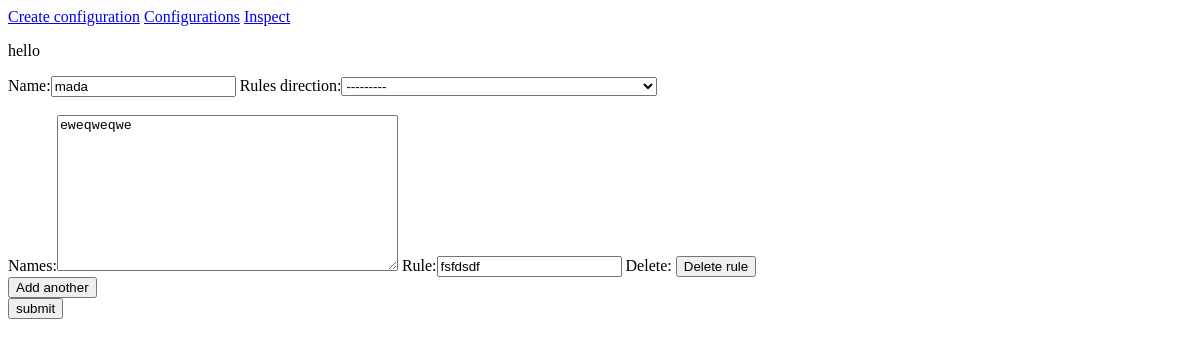
Before: /update_configuration/1 with the older database file.
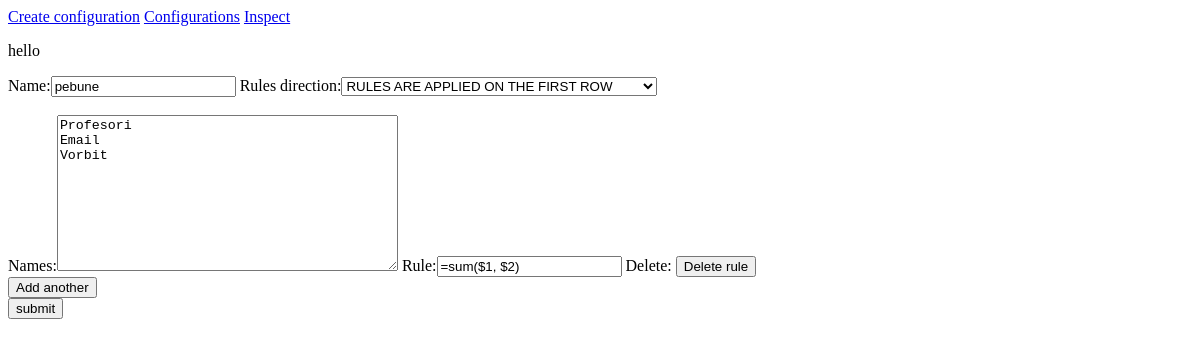
After: the same page with the newer database file.
### xml_measurements/models.py (models this page shows, shortened)
class Configuration(models.Model):
    RULES_DIRECTION_TYPES = [("COL", "RULES ARE APPLIED ON THE FIRST COLUMN"),
                             ("ROW", "RULES ARE APPLIED ON THE FIRST ROW")]
    name = models.CharField(max_length=50)
    rules_direction = models.CharField(max_length=4, choices=RULES_DIRECTION_TYPES)

### xml_measurements/views.py (the view)
# urls.py: path('update_configuration/<int:pk>', views.create_update_configuration, name='update_configuration'),
def create_update_configuration(request, pk=None):
    if request.method == 'POST':
        configuration_form = ConfigurationForm(request.POST)
        val_err = ValidationError("")
        try:
            with transaction.atomic():
                if configuration_form.is_valid():
                    configuration = configuration_form.save(commit=False)
                    configuration.pk = pk
                    configuration.save()
                    rule_formset = RuleFormset(request.POST, instance=configuration)
                    if rule_formset.is_valid():
                        rule_formset.save()
                        return redirect('xml_measurements:index')
                    else:
                        raise val_err
        except ValidationError:
            pass
    else:
        initial_conf, initial_rules = None, []
        instance = None
        if pk:
            initial_conf = get_object_or_404(Configuration, pk=pk)
            initial_rules = [model_to_dict(rule) for rule in initial_conf.rule_set.all()]
            instance = initial_conf
            initial_conf = model_to_dict(initial_conf)
        configuration_form = ConfigurationForm(initial=initial_conf)
        rule_formset = RuleFormset(initial=initial_rules, instance=instance)
    context = {
        'configuration_form': configuration_form,
        'rule_formset': rule_formset
    }
    return render(request, 'xml_measurements/index.html', context)

### xml_measurements/templates/xml_measurements/index.html (shortened to what this page needs)
{% extends 'xml_measurements/base.html' %}
{% block content %}
    <p>hello</p>
    <form method="post">
        {{ configuration_form }} <br><br>
        {% load formset_tags %}
        <div id="formset" data-formset-prefix="{{ rule_formset.prefix }}">
            <div data-formset-body>
                {% for form in rule_formset %}
                    <div data-formset-form>
                        {{ form }}
                        <button type="button" data-formset-delete-button>Delete rule</button>
                    </div>
                {% endfor %}
            </div>
            <input type="button" value="Add another" data-formset-add>
        </div>
        <input type="submit" value="submit">
    </form>
{% endblock %}

Changed rows visible on the page:
changed Configuration: name "mada" → "pebune"; rules_direction "---------" → "RULES ARE APPLIED ON THE FIRST ROW"
Other visible differences:
form field form: "eweqweqwe" → "Profesori Email Vorbit"
form field form: "fsfdsdf" → "=sum($1, $2)"
